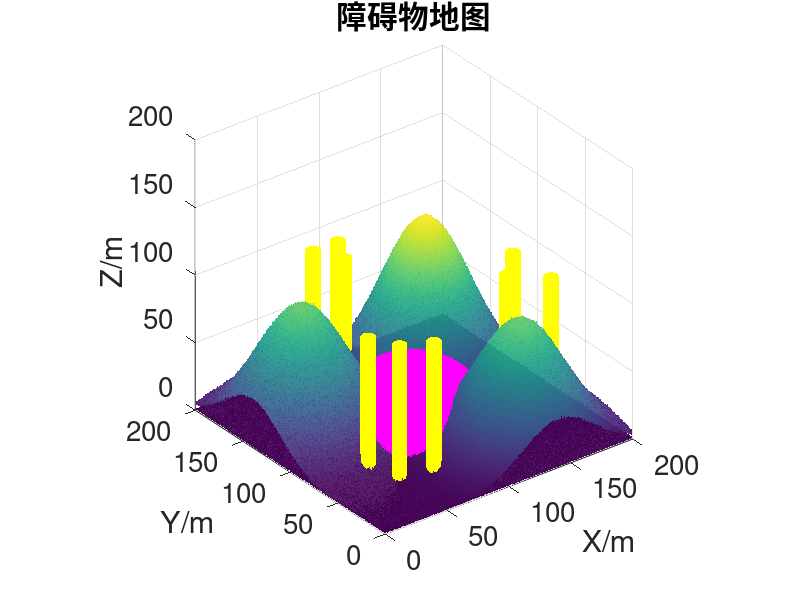

MATLAB code to generate this figure:
clear;
clc;
% ===================== 字体大小一键调节区（直接修改数字即可）=====================
tick_font_size  = 20;   % 坐标轴刻度数字（0/50/100/150/200）的字号
label_font_size = 20;   % 坐标轴名称（X/m、Y/m、Z/m）的字号
title_font_size = 16;   % 图标题（障碍物地图）的字号
% =================================================================================
% 初始化三维坐标系
map_x=0:0.1:200;
map_y=0:0.1:200;
map_z=0:0.1:200;
% 生成二维网格矩阵
[X,Y]=meshgrid(map_x,map_y);
% 山的参数
mountain_A_max=90;
mountain_x=40;
mountain_y=140;
% 宽度
sigma=30;
z_guass=mountain_A_max*exp(-((X-mountain_x).^2+(Y-mountain_y).^2)/(2*sigma*sigma));
noise=randn(size(X));
z_mountain=noise+z_guass;
z_mountain(z_mountain<0)=0;
% 创建画布
figure("Position",[100,100,800,800],"Color","white");
surf(X,Y,z_mountain,"FaceColor","interp","EdgeColor","none","FaceAlpha",0.9);
hold on;

% 第二座山体
mountain_x2=140;
mountain_y2=40;
mountain_A_max2=90;
sigma2=30;
z_guass2=mountain_A_max2*exp(-((X-mountain_x2).^2+(Y-mountain_y2).^2)/(2*sigma2*sigma2));
z_mountain2=noise+z_guass2;
z_mountain2(z_mountain2<0)=0;
surf(X,Y,z_mountain2,"FaceColor","interp","EdgeColor","none","FaceAlpha",0.9);

% 第三座山体
mountain_x3=140;
mountain_y3=140;
sigma3=30;
mountain_A3=120;
z_guass3=mountain_A3*exp(-((X-mountain_x3).^2+(Y-mountain_y3).^2)/(2*sigma3*sigma3));
z_mountain3=z_guass3+noise;
z_mountain3(z_mountain3<0)=0;
surf(X,Y,z_mountain3,"FaceColor","interp","EdgeColor","none","FaceAlpha",0.9);

% 禁飞区
r=50;
cx1=100;
cy1=100;
cz1=0;
n_ball=50;
[X_ball,Y_ball,Z_ball]=sphere(n_ball);
ball_x1=cx1+X_ball*r;
ball_y1=cy1+Y_ball*r;
ball_z1=cz1+Z_ball*r;
ball_z1(ball_z1<0)=0;
surf(ball_x1,ball_y1,ball_z1,"FaceColor",[1,0,1],"EdgeColor","none","FaceAlpha",1.0);

% 绘制圆柱体障碍物（带封顶）
cylinder_r=5;
n_cylinder=50;
[X_cylinder,Y_cylinder,Z_cylinder]=cylinder(cylinder_r,n_cylinder);
cylinder_position=cell(1,9);
cylinder_position{1}=[40,70,100];
cylinder_position{2}=[70,40,100];
cylinder_position{3}=[50,50,100];
cylinder_position{4}=[90,160,100];
cylinder_position{5}=[160,80,100];
cylinder_position{6}=[80,180,100];
cylinder_position{7}=[100,180,100];
cylinder_position{8}=[180,60,100];
cylinder_position{9}=[180,100,100];

% 循环绘制每个圆柱体+顶部封盖
for i=1:length(cylinder_position)
    x0 = cylinder_position{i}(1);
    y0 = cylinder_position{i}(2);
    h = cylinder_position{i}(3);
    cylinder_x = x0 + X_cylinder;
    cylinder_y = y0 + Y_cylinder;
    cylinder_z = h * Z_cylinder;
    surf(cylinder_x,cylinder_y,cylinder_z,"FaceColor",[1,1,0],"EdgeColor","none","FaceAlpha",1.0);
    theta = linspace(0, 2*pi, n_cylinder);
    top_x = x0 + cylinder_r * cos(theta);
    top_y = y0 + cylinder_r * sin(theta);
    top_z = repmat(h, size(top_x));
    fill3(top_x, top_y, top_z, [1,1,0], "EdgeColor","none","FaceAlpha",1.0);
end

% ===================== 【核心修改：所有轴设置统一放在绘图完成后】=====================
% 坐标轴名称+字号设置
xlabel("X/m","FontSize",label_font_size);
ylabel("Y/m","FontSize",label_font_size);
zlabel("Z/m","FontSize",label_font_size);

% 标题+字号设置
title("障碍物地图","FontSize",title_font_size);

% 【强制设置坐标范围，放在最后，不会被后续操作覆盖】
xlim([0,200]);
ylim([0,200]);
zlim([0,200]);

% 【替代axis equal，保证X/Y/Z等比例，同时不覆盖zlim范围】
daspect([1 1 1]); 
% 补充：若觉得Z轴太空，可改为daspect([1 1 0.8])，微调Z轴比例，X/Y仍保持等比例

% 统一设置刻度字号
set(gca,"FontSize",tick_font_size);

% 基础样式设置
grid on;
% shading interp;
set(gca,"Color","white");

hold off;
